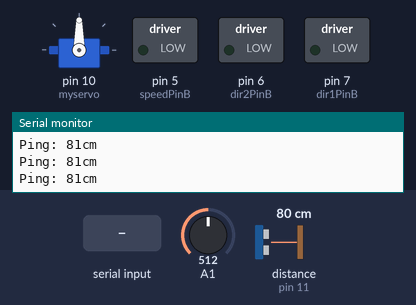
This sketch was run on a simulated Arduino Uno, built with avr-gcc and run on an emulated ATmega328P. On the bench: servo, switched loads named in the sketch (green lamp = pin HIGH), the last lines printed to the serial monitor. The test bench sets the inputs (shaded band); at power-on: A1 = 512, distance to the obstacle (sensor on pin 11) 80 cm. The echo pulse lasts 58.3 µs per cm.

Above: at 1.2 s.
1.3 s: "1" received over the second serial link
At 1.8 s:
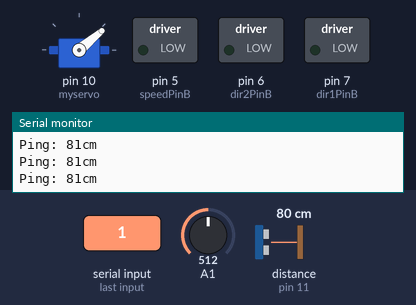
2.9 s: "3" received over the second serial link
At 3.6 s:
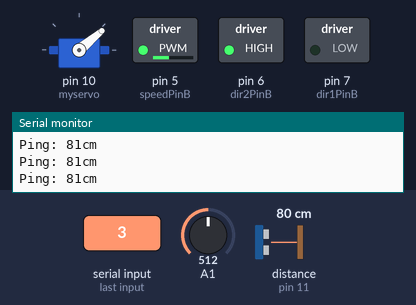
4.5 s: "4" received over the second serial link
At 5.3 s:
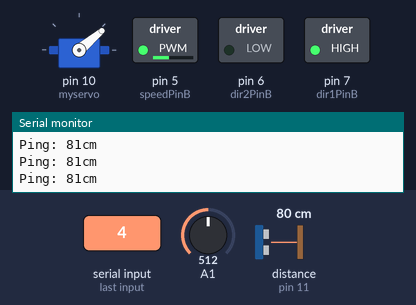
6.1 s: "2" received over the second serial link
At 6.7 s:
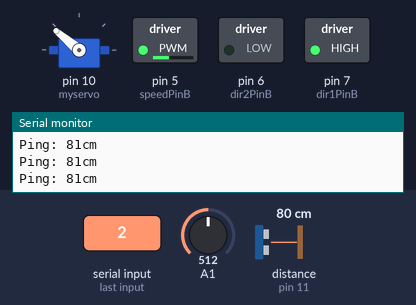
7.6 s: "5" received over the second serial link
At 8.2 s:
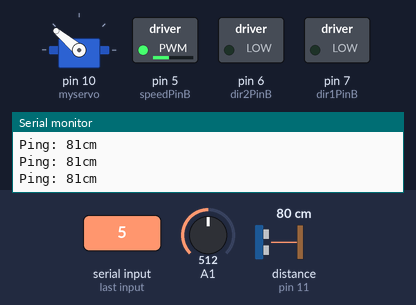
9.1 s: "0" received over the second serial link
At 9.8 s:
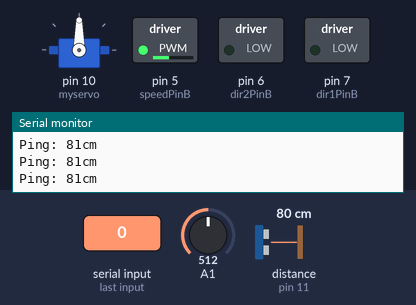
Timing chart, 0 to 11.6 s (numbered marks = the images above; inputs shaded):
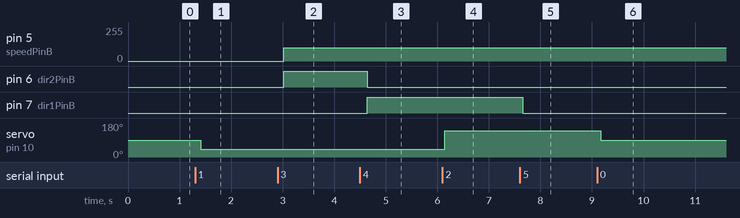

Measured:
- after the input at 1.3 s, servo on pin 10 (myservo): 90° → 40° after 0.11 s
- after the input at 2.9 s, pin 5 (speedPinB): 0/255 → 100/255 after 0.12 s; pin 6 (dir2PinB): LOW → HIGH after 0.12 s
- after the input at 4.5 s, pin 6 (dir2PinB): HIGH → LOW after 0.14 s; pin 7 (dir1PinB): LOW → HIGH after 0.14 s
- after the input at 6.1 s, servo on pin 10 (myservo): 40° → 140° at once
- after the input at 7.6 s, pin 7 (dir1PinB): HIGH → LOW after 0.05 s
- after the input at 9.1 s, servo on pin 10 (myservo): 140° → 90° after 0.07 s

The sketch:

Sketch_Ultrasonic_Servo.ino
```cpp
#include <NewPing.h>
#include <Servo.h>
#include <SoftwareSerial.h>

#define TRIGGER_PIN  12
#define ECHO_PIN     11
#define MAX_DISTANCE 200

NewPing sonar(TRIGGER_PIN, ECHO_PIN, MAX_DISTANCE);

SoftwareSerial bluetooth(9,8);

Servo myservo;  // create servo object to control a servo

//dc motor
int dir1PinB = 7;
int dir2PinB = 6;
int speedPinB = 5;


int pos = 0;    // variable to store the servo position
char command;

void setup() {
  bluetooth.begin(9600);
  Serial.begin(9600);
    myservo.attach(10);

  pinMode(dir1PinB,OUTPUT);
  pinMode(dir2PinB,OUTPUT);
  pinMode(speedPinB,OUTPUT);

}

void loop() {
  delay(100);
  unsigned int uS = sonar.ping();
  Serial.print("Ping: ");
  Serial.print(uS / US_ROUNDTRIP_CM);
  Serial.println("cm");

if(bluetooth.available())
{

  //read command from bluetooth
  Serial.print("Bluetooth : ");
  command=bluetooth.read();
  Serial.println(command);

  //write distance to bluetooth
  bluetooth.print("Distance: ");
  bluetooth.print(uS / US_ROUNDTRIP_CM);
  bluetooth.println("cm");
  //read temperature
  int val = analogRead(1);
  float mv = ( val/1024.0)*5000;
  float cel = mv/10;
  bluetooth.print("Temp: ");
  bluetooth.print(cel);
  bluetooth.println("*c");

  //control servo
  if(command=='1')
  {
  myservo.write(40);
  }
  if(command=='2')
  {
  myservo.write(140);
  }
  if(command=='0')
  {
    myservo.write(90);
  }
  if(command=='3')
  {
    analogWrite(speedPinB, 100);
    digitalWrite(dir1PinB, LOW);
    digitalWrite(dir2PinB, HIGH);
    delay(100);
    Serial.print("Motor forward..");
  }
  if(command=='4')
  {
    analogWrite(speedPinB, 100);
    digitalWrite(dir1PinB, HIGH);
    digitalWrite(dir2PinB, LOW);
    delay(100);
    Serial.print("Motor backward..");
  }
  if(command=='5')
  {
    //analogWrite(speedPinB, 100);
    digitalWrite(dir1PinB, LOW);
    digitalWrite(dir2PinB, LOW);
    Serial.print("Motor stopped..");
  }
 }

}
```
